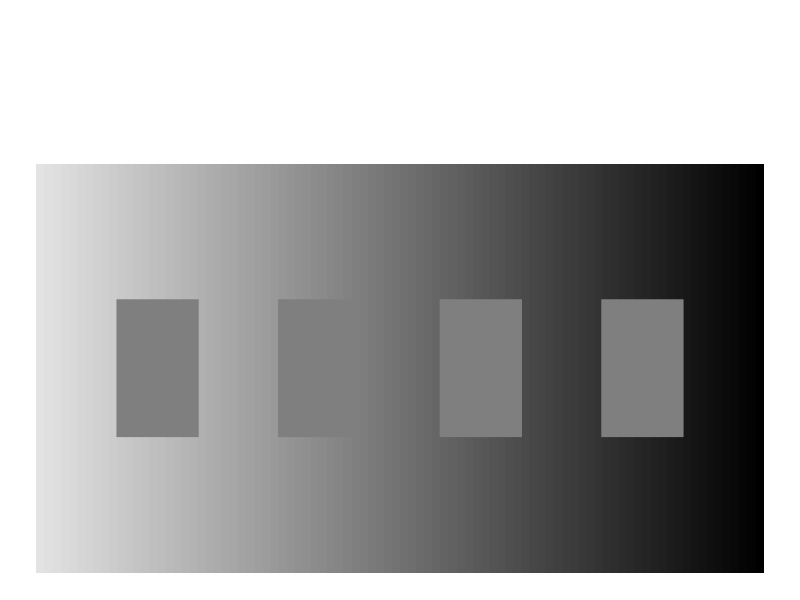
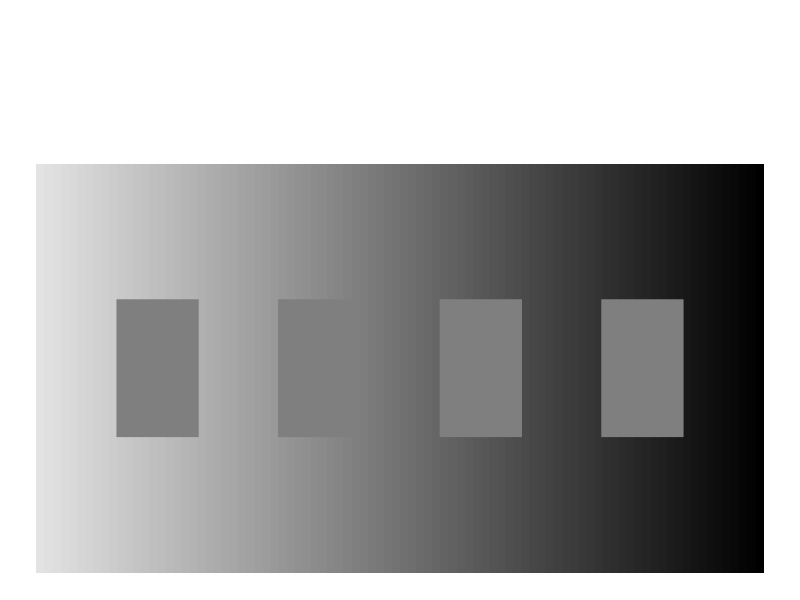

The R script that drew these images, in order:
library(ggplot2)

# Front squares
squares <-data.frame(x1=c(10,30,50,70), x2=c(20,40,60,80), y1=10, y2= 15)

# Background colors
background_squares <- data.frame(x1 = seq(0,89,1), x2 = seq(1,90,1), y1 = 5, y2 = 20, col_fill = paste0("gray", seq(89,0,-1)))

# Plot
ggplot() + 
  # Background first
  geom_rect(data=background_squares, mapping=aes(xmin=x1, xmax=x2, ymin=y1, ymax=y2, fill=col_fill), color = NA) +
  # Rectangles after
  geom_rect(data=squares, mapping=aes(xmin=x1, xmax=x2, ymin=y1, ymax=y2), fill="gray50", color = "gray50") +
  # Create equal boundaries on each side
  ylim(5, 25)+
  xlim(0, 90)+
  # Use coloumn values as fill values :)!
  scale_fill_identity()+
  theme_void() 
  # If you want to add a label then:
  # annotate("text", x = 89.9, y = 5.3, label = "@Amit_Levinson", hjust = 1, size = 3, color = "gray20")

ggsave("random-geoms/same-color.png", width = 8, height = 5, bg = "transparent")

